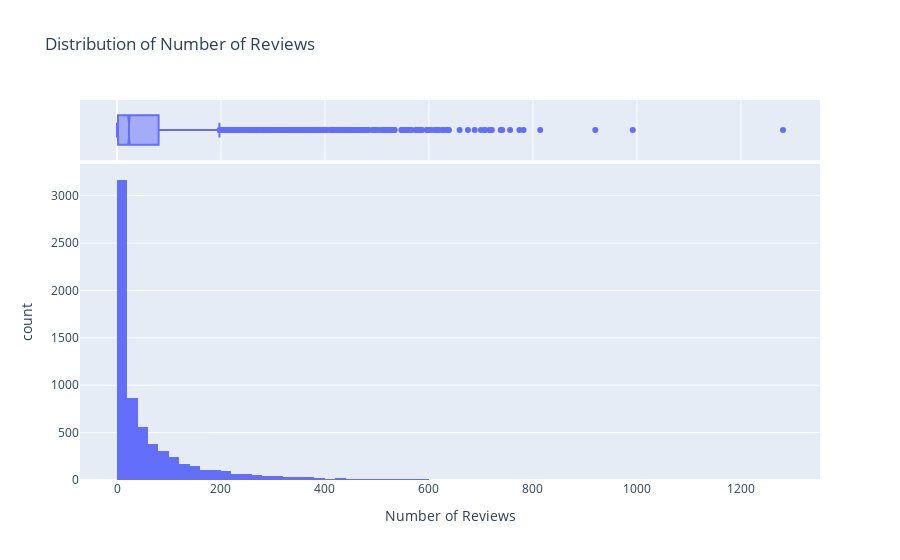
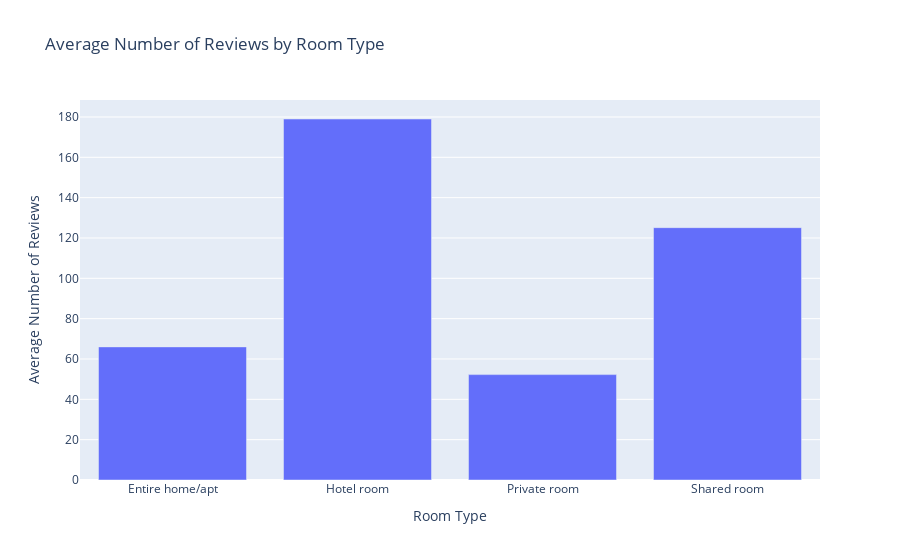

Notebook cell for these charts, in order:
### Code cell
# Distribution of number of reviews across all listings
fig7 = px.histogram(df_listings, x="number_of_reviews", title="Distribution of Number of Reviews",
                    nbins=100, labels={"number_of_reviews": "Number of Reviews"}, marginal="box")
fig7.write_html("plot/review_distribution.html")

# Average number of reviews by room type
fig8 = px.bar(df_listings.groupby("room_type")["number_of_reviews"].mean().reset_index(),
              x="room_type", y="number_of_reviews", title="Average Number of Reviews by Room Type",
              labels={"room_type": "Room Type", "number_of_reviews": "Average Number of Reviews"})
fig8.write_html("plot/avg_reviews_room_type.html")

# Average number of reviews by neighbourhood group
fig9 = px.bar(df_listings.groupby("neighbourhood_group")["number_of_reviews"].mean().sort_values(ascending=False).reset_index(),
              x="neighbourhood_group", y="number_of_reviews", title="Average Number of Reviews by Neighbourhood Group",
              labels={"neighbourhood_group": "Neighbourhood Group",
                      "number_of_reviews": "Average Number of Reviews"},
              color="neighbourhood_group")
fig9.write_html("plot/avg_reviews_neighbourhood.html")

# Show the figures
fig7.show()
fig8.show()
fig9.show()

### Figure 1 — Plotly figure (JSON) as saved in the notebook; plotly's stock layout.template omitted (floating-point values rounded to 4 significant figures; data arrays with more than 128 entries replaced by an {"elided": "..."} marker saying what was removed)
{"data": [{"alignmentgroup": "True", "bingroup": "x", "hovertemplate": "Number of Reviews=%{x}<br>count=%{y}<extra></extra>", "legendgroup": "", "marker": {"color": "#636efa", "pattern": {"shape": ""}}, "name": "", "nbinsx": 100, "offsetgroup": "", "orientation": "v", "showlegend": false, "type": "histogram", "x": {"elided": "6636 int values"}, "xaxis": "x", "yaxis": "y"}, {"alignmentgroup": "True", "hovertemplate": "Number of Reviews=%{x}<extra></extra>", "legendgroup": "", "marker": {"color": "#636efa"}, "name": "", "notched": true, "offsetgroup": "", "showlegend": false, "type": "box", "x": {"elided": "6636 int values"}, "xaxis": "x2", "yaxis": "y2"}], "layout": {"barmode": "relative", "legend": {"tracegroupgap": 0}, "title": {"text": "Distribution of Number of Reviews"}, "xaxis": {"anchor": "y", "domain": [0, 1], "title": {"text": "Number of Reviews"}}, "xaxis2": {"anchor": "y2", "domain": [0, 1], "matches": "x", "showgrid": true, "showticklabels": false}, "yaxis": {"anchor": "x", "domain": [0, 0.8316], "title": {"text": "count"}}, "yaxis2": {"anchor": "x2", "domain": [0.8416, 1], "matches": "y2", "showgrid": false, "showline": false, "showticklabels": false, "ticks": ""}}}

### Figure 2 — Plotly figure (JSON) as saved in the notebook; plotly's stock layout.template omitted (floating-point values rounded to 4 significant figures)
{"data": [{"alignmentgroup": "True", "hovertemplate": "Room Type=%{x}<br>Average Number of Reviews=%{y}<extra></extra>", "legendgroup": "", "marker": {"color": "#636efa", "pattern": {"shape": ""}}, "name": "", "offsetgroup": "", "orientation": "v", "showlegend": false, "textposition": "auto", "type": "bar", "x": ["Entire home/apt", "Hotel room", "Private room", "Shared room"], "xaxis": "x", "y": [66.01, 179, 52.25, 125.1], "yaxis": "y"}], "layout": {"barmode": "relative", "legend": {"tracegroupgap": 0}, "title": {"text": "Average Number of Reviews by Room Type"}, "xaxis": {"anchor": "y", "domain": [0, 1], "title": {"text": "Room Type"}}, "yaxis": {"anchor": "x", "domain": [0, 1], "title": {"text": "Average Number of Reviews"}}}}
